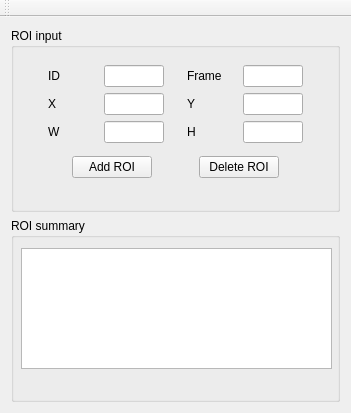
<?xml version="1.0" encoding="UTF-8"?>
<ui version="4.0">
 <class>ROI_interpolatorClass</class>
 <widget class="QMainWindow" name="ROI_interpolatorClass">
  <property name="geometry">
   <rect>
    <x>0</x>
    <y>0</y>
    <width>351</width>
    <height>413</height>
   </rect>
  </property>
  <property name="windowTitle">
   <string>ROI_interpolator</string>
  </property>
  <widget class="QWidget" name="centralWidget">
   <layout class="QVBoxLayout" name="verticalLayout_5">
    <item>
     <layout class="QVBoxLayout" name="verticalLayout">
      <item>
       <layout class="QHBoxLayout" name="horizontalLayout_5">
        <item>
         <widget class="QGroupBox" name="groupBox">
          <property name="title">
           <string>ROI input</string>
          </property>
          <widget class="QWidget" name="verticalLayoutWidget_4">
           <property name="geometry">
            <rect>
             <x>9</x>
             <y>19</y>
             <width>311</width>
             <height>151</height>
            </rect>
           </property>
           <layout class="QVBoxLayout" name="verticalLayout_4">
            <item>
             <layout class="QHBoxLayout" name="horizontalLayout_7">
              <item>
               <layout class="QVBoxLayout" name="verticalLayout_2">
                <item>
                 <layout class="QHBoxLayout" name="horizontalLayout_8">
                  <item>
                   <widget class="QLabel" name="label">
                    <property name="sizePolicy">
                     <sizepolicy hsizetype="Fixed" vsizetype="Preferred">
                      <horstretch>0</horstretch>
                      <verstretch>0</verstretch>
                     </sizepolicy>
                    </property>
                    <property name="minimumSize">
                     <size>
                      <width>50</width>
                      <height>0</height>
                     </size>
                    </property>
                    <property name="text">
                     <string>ID</string>
                    </property>
                   </widget>
                  </item>
                  <item>
                   <widget class="QLineEdit" name="ID_edit">
                    <property name="sizePolicy">
                     <sizepolicy hsizetype="Fixed" vsizetype="Fixed">
                      <horstretch>0</horstretch>
                      <verstretch>0</verstretch>
                     </sizepolicy>
                    </property>
                    <property name="minimumSize">
                     <size>
                      <width>50</width>
                      <height>0</height>
                     </size>
                    </property>
                    <property name="maximumSize">
                     <size>
                      <width>60</width>
                      <height>16777215</height>
                     </size>
                    </property>
                   </widget>
                  </item>
                 </layout>
                </item>
                <item>
                 <layout class="QHBoxLayout" name="horizontalLayout_10">
                  <item>
                   <widget class="QLabel" name="label_3">
                    <property name="sizePolicy">
                     <sizepolicy hsizetype="Fixed" vsizetype="Preferred">
                      <horstretch>0</horstretch>
                      <verstretch>0</verstretch>
                     </sizepolicy>
                    </property>
                    <property name="minimumSize">
                     <size>
                      <width>50</width>
                      <height>0</height>
                     </size>
                    </property>
                    <property name="text">
                     <string>X</string>
                    </property>
                   </widget>
                  </item>
                  <item>
                   <widget class="QLineEdit" name="x_edit">
                    <property name="sizePolicy">
                     <sizepolicy hsizetype="Fixed" vsizetype="Fixed">
                      <horstretch>0</horstretch>
                      <verstretch>0</verstretch>
                     </sizepolicy>
                    </property>
                    <property name="minimumSize">
                     <size>
                      <width>50</width>
                      <height>0</height>
                     </size>
                    </property>
                    <property name="maximumSize">
                     <size>
                      <width>60</width>
                      <height>16777215</height>
                     </size>
                    </property>
                   </widget>
                  </item>
                 </layout>
                </item>
                <item>
                 <layout class="QHBoxLayout" name="horizontalLayout_9">
                  <item>
                   <widget class="QLabel" name="label_5">
                    <property name="sizePolicy">
                     <sizepolicy hsizetype="Fixed" vsizetype="Preferred">
                      <horstretch>0</horstretch>
                      <verstretch>0</verstretch>
                     </sizepolicy>
                    </property>
                    <property name="minimumSize">
                     <size>
                      <width>50</width>
                      <height>0</height>
                     </size>
                    </property>
                    <property name="text">
                     <string>W</string>
                    </property>
                   </widget>
                  </item>
                  <item>
                   <widget class="QLineEdit" name="w_edit">
                    <property name="sizePolicy">
                     <sizepolicy hsizetype="Fixed" vsizetype="Fixed">
                      <horstretch>0</horstretch>
                      <verstretch>0</verstretch>
                     </sizepolicy>
                    </property>
                    <property name="minimumSize">
                     <size>
                      <width>50</width>
                      <height>0</height>
                     </size>
                    </property>
                    <property name="maximumSize">
                     <size>
                      <width>60</width>
                      <height>16777215</height>
                     </size>
                    </property>
                   </widget>
                  </item>
                 </layout>
                </item>
               </layout>
              </item>
              <item>
               <layout class="QVBoxLayout" name="verticalLayout_3">
                <item>
                 <layout class="QHBoxLayout" name="horizontalLayout_11">
                  <item>
                   <widget class="QLabel" name="label_2">
                    <property name="sizePolicy">
                     <sizepolicy hsizetype="Fixed" vsizetype="Preferred">
                      <horstretch>0</horstretch>
                      <verstretch>0</verstretch>
                     </sizepolicy>
                    </property>
                    <property name="minimumSize">
                     <size>
                      <width>50</width>
                      <height>0</height>
                     </size>
                    </property>
                    <property name="text">
                     <string>Frame</string>
                    </property>
                   </widget>
                  </item>
                  <item>
                   <widget class="QLineEdit" name="frame_edit">
                    <property name="sizePolicy">
                     <sizepolicy hsizetype="Fixed" vsizetype="Fixed">
                      <horstretch>0</horstretch>
                      <verstretch>0</verstretch>
                     </sizepolicy>
                    </property>
                    <property name="minimumSize">
                     <size>
                      <width>50</width>
                      <height>0</height>
                     </size>
                    </property>
                    <property name="maximumSize">
                     <size>
                      <width>60</width>
                      <height>16777215</height>
                     </size>
                    </property>
                   </widget>
                  </item>
                 </layout>
                </item>
                <item>
                 <layout class="QHBoxLayout" name="horizontalLayout_13">
                  <item>
                   <widget class="QLabel" name="label_4">
                    <property name="sizePolicy">
                     <sizepolicy hsizetype="Fixed" vsizetype="Preferred">
                      <horstretch>0</horstretch>
                      <verstretch>0</verstretch>
                     </sizepolicy>
                    </property>
                    <property name="minimumSize">
                     <size>
                      <width>50</width>
                      <height>0</height>
                     </size>
                    </property>
                    <property name="text">
                     <string>Y</string>
                    </property>
                   </widget>
                  </item>
                  <item>
                   <widget class="QLineEdit" name="y_edit">
                    <property name="sizePolicy">
                     <sizepolicy hsizetype="Fixed" vsizetype="Fixed">
                      <horstretch>0</horstretch>
                      <verstretch>0</verstretch>
                     </sizepolicy>
                    </property>
                    <property name="minimumSize">
                     <size>
                      <width>50</width>
                      <height>0</height>
                     </size>
                    </property>
                    <property name="maximumSize">
                     <size>
                      <width>60</width>
                      <height>16777215</height>
                     </size>
                    </property>
                   </widget>
                  </item>
                 </layout>
                </item>
                <item>
                 <layout class="QHBoxLayout" name="horizontalLayout_12">
                  <item>
                   <widget class="QLabel" name="label_6">
                    <property name="sizePolicy">
                     <sizepolicy hsizetype="Fixed" vsizetype="Preferred">
                      <horstretch>0</horstretch>
                      <verstretch>0</verstretch>
                     </sizepolicy>
                    </property>
                    <property name="minimumSize">
                     <size>
                      <width>50</width>
                      <height>0</height>
                     </size>
                    </property>
                    <property name="text">
                     <string>H</string>
                    </property>
                   </widget>
                  </item>
                  <item>
                   <widget class="QLineEdit" name="h_edit">
                    <property name="sizePolicy">
                     <sizepolicy hsizetype="Fixed" vsizetype="Fixed">
                      <horstretch>0</horstretch>
                      <verstretch>0</verstretch>
                     </sizepolicy>
                    </property>
                    <property name="minimumSize">
                     <size>
                      <width>50</width>
                      <height>0</height>
                     </size>
                    </property>
                    <property name="maximumSize">
                     <size>
                      <width>60</width>
                      <height>16777215</height>
                     </size>
                    </property>
                   </widget>
                  </item>
                 </layout>
                </item>
               </layout>
              </item>
             </layout>
            </item>
            <item>
             <layout class="QHBoxLayout" name="horizontalLayout_14">
              <item>
               <spacer name="horizontalSpacer">
                <property name="orientation">
                 <enum>Qt::Horizontal</enum>
                </property>
                <property name="sizeHint" stdset="0">
                 <size>
                  <width>40</width>
                  <height>20</height>
                 </size>
                </property>
               </spacer>
              </item>
              <item>
               <widget class="QPushButton" name="addROI_button">
                <property name="text">
                 <string>Add ROI</string>
                </property>
               </widget>
              </item>
              <item>
               <spacer name="horizontalSpacer_2">
                <property name="orientation">
                 <enum>Qt::Horizontal</enum>
                </property>
                <property name="sizeHint" stdset="0">
                 <size>
                  <width>40</width>
                  <height>20</height>
                 </size>
                </property>
               </spacer>
              </item>
              <item>
               <widget class="QPushButton" name="deleteROI_button">
                <property name="text">
                 <string>Delete ROI</string>
                </property>
               </widget>
              </item>
              <item>
               <spacer name="horizontalSpacer_3">
                <property name="orientation">
                 <enum>Qt::Horizontal</enum>
                </property>
                <property name="sizeHint" stdset="0">
                 <size>
                  <width>40</width>
                  <height>20</height>
                 </size>
                </property>
               </spacer>
              </item>
             </layout>
            </item>
           </layout>
          </widget>
         </widget>
        </item>
       </layout>
      </item>
      <item>
       <layout class="QHBoxLayout" name="horizontalLayout_6">
        <item>
         <widget class="QGroupBox" name="groupBox_2">
          <property name="title">
           <string>ROI summary</string>
          </property>
          <widget class="QTableWidget" name="ROI_table">
           <property name="geometry">
            <rect>
             <x>10</x>
             <y>30</y>
             <width>311</width>
             <height>121</height>
            </rect>
           </property>
          </widget>
         </widget>
        </item>
       </layout>
      </item>
     </layout>
    </item>
   </layout>
  </widget>
  <widget class="QToolBar" name="mainToolBar">
   <attribute name="toolBarArea">
    <enum>TopToolBarArea</enum>
   </attribute>
   <attribute name="toolBarBreak">
    <bool>false</bool>
   </attribute>
  </widget>
 </widget>
 <layoutdefault spacing="6" margin="11"/>
 <resources>
  <include location="roi_interpolator.qrc"/>
 </resources>
 <connections/>
</ui>
